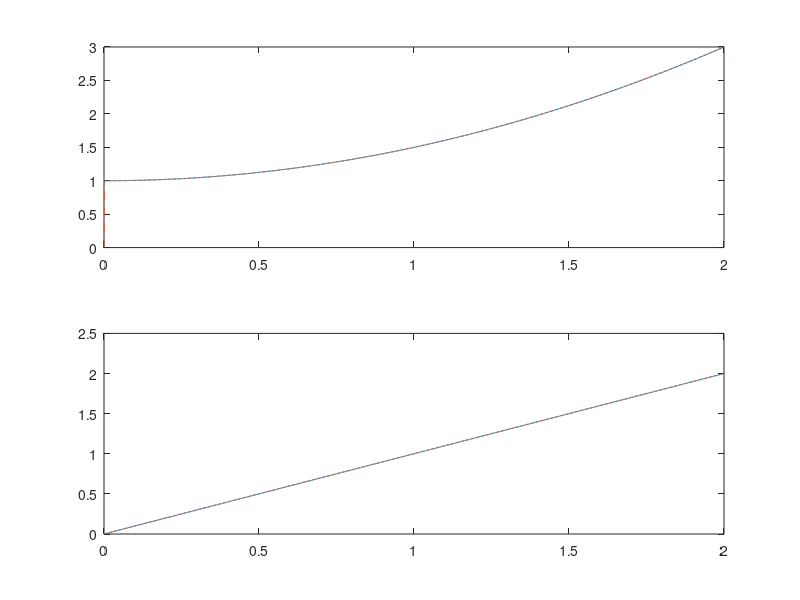

Recreate this plot in MATLAB.
clc
close all
clear all


A = [0 1 ; 0 0];
B = [0 ; 1];
dt = 0.001;

Ad = eye(2) + dt*[0 1 ; 0 0];
Bd = dt*B;

C = [1 0];
R = 0.1;
Q = diag([.1 .1]);
P_pl = eye(2);
X_hat_0 = [0;0];

X_0 = [1;0];

X(:,1)= X_0;
Y(1) = C*X(:,1);
t(1) = 0;
X_hat(:,1)= X_hat_0;

for i = 1:2000
    u = 1;
    
    t(i+1) = t(i)+dt;
    
    % True process 
    X(:,i+1)=Ad * X(:,i) + Bd*u;
    Y(i+1) = C*X(:,i+1);
    
    P_mi = Ad*P_pl*Ad' + Q;
    X_hat(:,i+1)=Ad * X_hat(:,i) + Bd*u;
    
    
    Y_hat(i+1) = C*X_hat(:,i+1);
    
    
    e_Y  = Y(i+1) - Y_hat(i+1);
    S = C*P_mi*C'+R;
    K = P_mi*C'*inv(S);
    P_pl = (eye(2) - K*C)*P_mi;
    X_hat(:,i+1)=X_hat(:,i+1) + K*e_Y;
end

figure;
subplot(2,1,1)
plot(t,X(1,:),t,X_hat(1,:),'--')
subplot(2,1,2)
plot(t,X(2,:),t,X_hat(2,:),'--')
